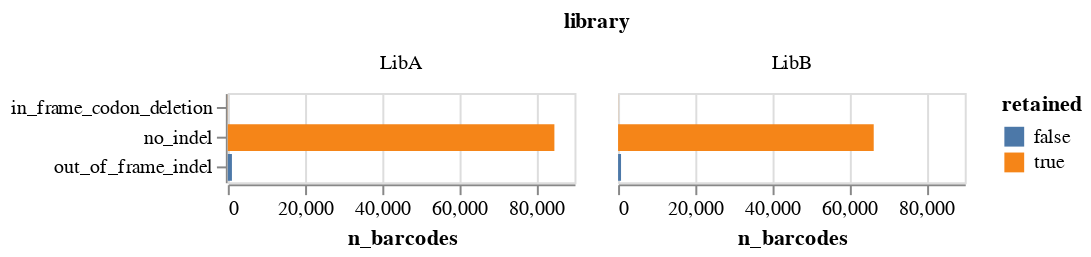

The code cell stored with this chart in its notebook:
### Markdown cell above
## Write consensus sequences to barcode-variant lookup tables for subsequent use
We filter any consensus sequences with indels that are not in-frame codon-length deletions (so filtering out-of-frame indels), and then write the remaining sequences to barcode-variant lookup tables for later use:

### Code cell
# annotate with information on mutation types
consensus = alignparse.consensus.add_mut_info_cols(
    consensus,
    mutation_col="gene_mutations",
    sub_str_col="substitutions",
    n_indel_col="n_indels",
)

# plot summary stats
stats = (
    consensus.assign(
        out_of_frame_indel=lambda x: x["n_indels"] > 0,
        in_frame_codon_deletion=lambda x: (
            (~x["out_of_frame_indel"]) & (x["substitutions"].str.contains("-"))
        ),
        no_indel=lambda x: (~x["out_of_frame_indel"]) & (~x["in_frame_codon_deletion"]),
    )[["library", "out_of_frame_indel", "in_frame_codon_deletion", "no_indel"]]
    .groupby("library", as_index=False)
    .aggregate("sum")
    .melt(
        id_vars="library",
        var_name="category",
        value_name="n_barcodes",
    )
    .assign(retained=lambda x: x["category"] != "out_of_frame_indel")
)
stats_chart = (
    alt.Chart(stats)
    .encode(
        x=alt.X("n_barcodes"),
        y=alt.Y("category", title=None),
        color=alt.Color("retained"),
        tooltip=stats.columns.tolist(),
        facet=alt.Facet("library", columns=2),
    )
    .mark_bar()
    .properties(width=175, height=45)
)
display(stats_chart)

# write to file
consensus = consensus.query("n_indels == 0")
nt_variants = "results/variants/nt_variants.csv"
os.makedirs(os.path.dirname(nt_variants), exist_ok=True)
print(f"Writing {len(df)} consensus sequences to {nt_variants}")
_ = consensus.to_csv(
    consensus[["library", "barcode", "substitutions", "variant_call_support"]].to_csv(
        nt_variants,
        index=False,
    )
)

### Figure 1 — Vega-Lite specification as saved in the notebook (floating-point values rounded to 4 significant figures)
{"config": {"view": {"continuousWidth": 300, "continuousHeight": 300}}, "data": {"name": "data-73fb4241648dc65b6502353490d5303d"}, "mark": {"type": "bar"}, "encoding": {"color": {"field": "retained", "type": "nominal"}, "facet": {"columns": 2, "field": "library", "type": "nominal"}, "tooltip": [{"field": "library", "type": "nominal"}, {"field": "category", "type": "nominal"}, {"field": "n_barcodes", "type": "quantitative"}, {"field": "retained", "type": "nominal"}], "x": {"field": "n_barcodes", "type": "quantitative"}, "y": {"field": "category", "title": null, "type": "nominal"}}, "height": 45, "width": 175, "$schema": "https://vega.github.io/schema/vega-lite/v5.8.0.json", "datasets": {"data-73fb4241648dc65b6502353490d5303d": [{"library": "LibA", "category": "out_of_frame_indel", "n_barcodes": 1068, "retained": false}, {"library": "LibB", "category": "out_of_frame_indel", "n_barcodes": 771, "retained": false}, {"library": "LibA", "category": "in_frame_codon_deletion", "n_barcodes": 35, "retained": true}, {"library": "LibB", "category": "in_frame_codon_deletion", "n_barcodes": 27, "retained": true}, {"library": "LibA", "category": "no_indel", "n_barcodes": 84783, "retained": true}, {"library": "LibB", "category": "no_indel", "n_barcodes": 66370, "retained": true}]}}
